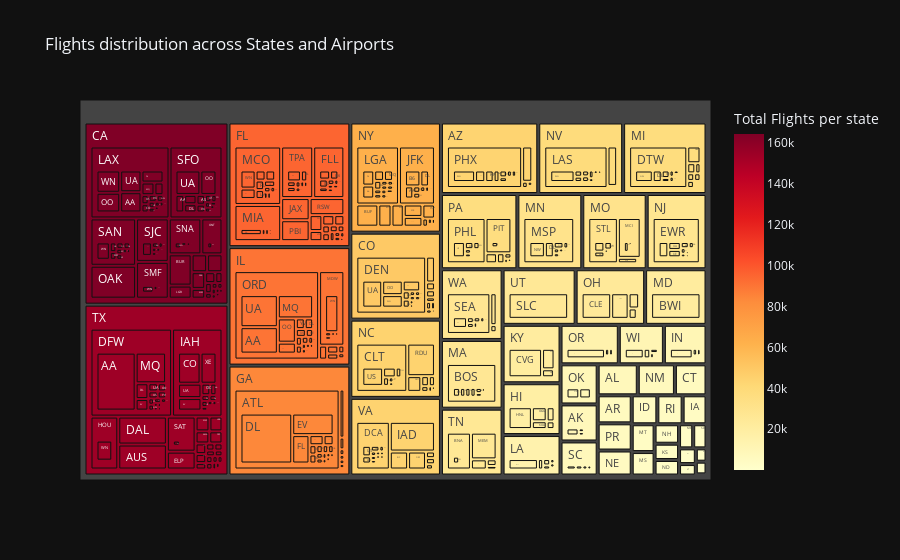

Source (notebook cell):
### Code cell
# Create the treemap
tree_fig = px.treemap(
    tree_data,
    color='Total Flights per state',
    values='Flights',
    title='Flights distribution across States and Airports',
    path=['StateCode', 'Origin', 'Reporting_Airline'],
    color_continuous_scale='YlOrRd'
)

# Save the figure
tree_fig.write_image(f"{path.parent}/assets/Figure 03 - Flights distribution across airports in the US.png", width=1280, height=640) # One-time run

# Display the chart
tree_fig.show()

### Figure 1 — Plotly figure (JSON) as saved in the notebook; plotly's stock layout.template omitted (floating-point values rounded to 4 significant figures; data arrays with more than 128 entries replaced by an {"elided": "..."} marker saying what was removed)
{"data": [{"branchvalues": "total", "customdata": {"elided": "3708x1 float values"}, "domain": {"x": [0.0, 1.0], "y": [0.0, 1.0]}, "hovertemplate": "labels=%{label}<br>Flights=%{value}<br>parent=%{parent}<br>id=%{id}<br>Total Flights per state=%{color}<extra></extra>", "ids": {"elided": "3708 str values"}, "labels": {"elided": "3708 str values"}, "marker": {"coloraxis": "coloraxis", "colors": {"elided": "3708 float values"}}, "name": "", "parents": {"elided": "3708 str values"}, "values": {"elided": "3708 int values"}, "type": "treemap"}], "layout": {"coloraxis": {"colorbar": {"title": {"text": "Total Flights per state"}}, "colorscale": [[0.0, "rgb(255,255,204)"], [0.125, "rgb(255,237,160)"], [0.25, "rgb(254,217,118)"], [0.375, "rgb(254,178,76)"], [0.5, "rgb(253,141,60)"], [0.625, "rgb(252,78,42)"], [0.75, "rgb(227,26,28)"], [0.875, "rgb(189,0,38)"], [1.0, "rgb(128,0,38)"]]}, "legend": {"tracegroupgap": 0}, "title": {"text": "Flights distribution across States and Airports"}}}
